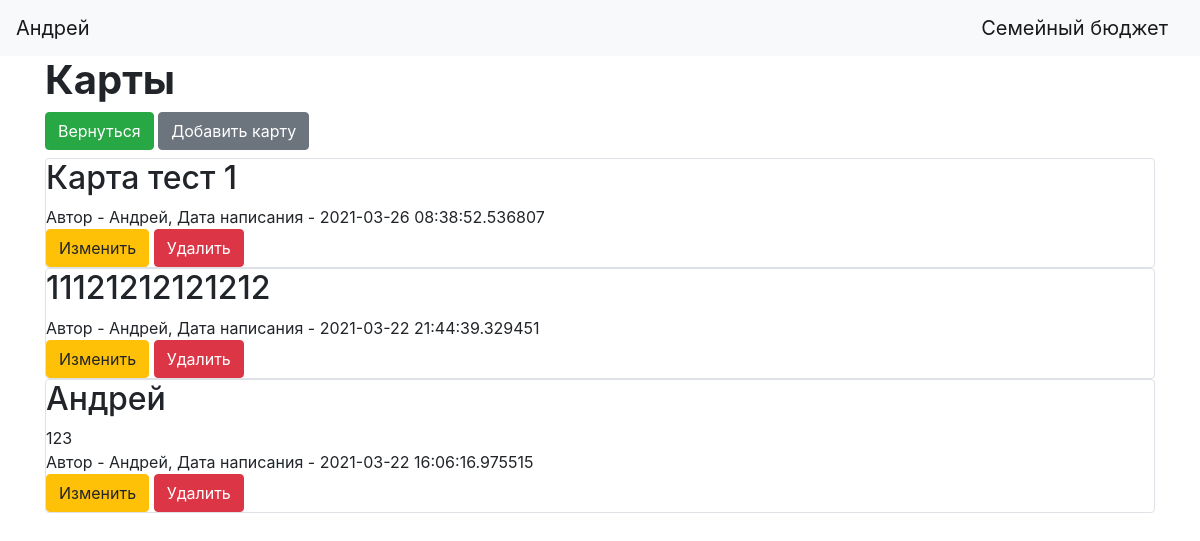
Page /cards_table (signed in) on the committed database.
### data/users.py (models this page shows, shortened)
class User(SqlAlchemyBase, UserMixin):
    __tablename__ = 'users'
    id = sqlalchemy.Column(sqlalchemy.Integer,
                           primary_key=True, autoincrement=True)
    name = sqlalchemy.Column(sqlalchemy.String, nullable=True)
    email = sqlalchemy.Column(sqlalchemy.String,
                              index=True, unique=True, nullable=True)
    hashed_password = sqlalchemy.Column(sqlalchemy.String, nullable=True)
    created_date = sqlalchemy.Column(sqlalchemy.DateTime,
                                     default=datetime.datetime.now)
    cards = orm.relation("Cards", back_populates='user')
    type_of_operation = orm.relation('Type_of_operation', back_populates='user')
    owner_money = orm.relation("Owner_money", back_populates='user')
    resource = orm.relation("Resource", back_populates='user')
    operations = orm.relation('Operations', back_populates='user')

### data/cards.py (models this page shows)
class Cards(SqlAlchemyBase):
    __tablename__ = 'cards'
    id = sqlalchemy.Column(sqlalchemy.Integer,
                           primary_key=True, autoincrement=True)
    title = sqlalchemy.Column(sqlalchemy.String, nullable=True)
    content = sqlalchemy.Column(sqlalchemy.String, nullable=True)
    created_date = sqlalchemy.Column(sqlalchemy.DateTime,
                                     default=datetime.datetime.now)
    user_id = sqlalchemy.Column(sqlalchemy.Integer,
                                sqlalchemy.ForeignKey("users.id"))
    user = orm.relation('User')

### main.py (the view)
@app.route('/cards_table')
def get_cards_table():
    db_sess = db_session.create_session()
    cards = db_sess.query(Cards).filter(Cards.user_id == current_user.id)
    return render_template("cards_table.html", cards=cards)

### data/db_session.py (called while the page is built)
def create_session() -> Session:
    global __factory
    return __factory()

### main.py (called while the page is built)
@login_manager.user_loader
def load_user(user_id):
    db_sess = db_session.create_session()
    return db_sess.query(User).get(user_id)

### templates/cards_table.html (shortened to what this page needs)
{% extends "base.html" %}
{% block content %}
<h1><b>Карты</b></h1>
<a href="/" class="btn btn-success">Вернуться</a>
<a href="cards" class="btn btn-secondary">Добавить карту</a>
{% for item in cards[::-1]%}
<div class="col-md6 border rounded">
    <h2>{{item.title}}</h2>
    <div>
        {{item.content}}
    </div>
    <div>
        Автор - {{item.user.name}}, Дата написания - {{item.created_date}}
    </div>
    {% if current_user.is_authenticated and current_user == item.user %}
    <div>
        <a href="/cards/{{ item.id }}" class="btn btn-warning">
            Изменить
        </a>
        <a href="/cards_delete/{{ item.id }}" class="btn btn-danger">
            Удалить
        </a>
    </div>
{% endif %}
</div>
{% endfor %}
{% endblock %}

### templates/base.html (shortened to what this page needs)
<!doctype html>
<html lang="en">
<head>
    <link rel="stylesheet"
          href="https://stackpath.bootstrapcdn.com/bootstrap/4.4.1/css/bootstrap.min.css"
>
</head>
<body>
<header>
    <nav class="navbar navbar-light bg-light">
        {% if current_user.is_authenticated %}
    <a class="navbar-brand" href="/logout">{{ current_user.name }}</a>
{% else %}
    <p>
        <a class="btn btn-primary " href="/register">Зарегистрироваться</a>
        <a class="btn btn-success" href="/login">Войти</a>
    </p>
{% endif %}
        <a class="navbar-brand" href="/">Семейный бюджет</a>
    </nav>
</header>
<main role="main" class="container">
    {% block content %}{% endblock %}
</main>
</body>
</html>

### rows in the picture
User: name "Андрей"
Cards: title "Карта тест 1", user.name "Андрей", created_date "2021-03-26 08:38:52.536807"
Cards: title "11121212121212", user.name "Андрей", created_date "2021-03-22 21:44:39.329451"
Cards: title "Андрей", content "123", user.name "Андрей", created_date "2021-03-22 16:06:16.975515"
